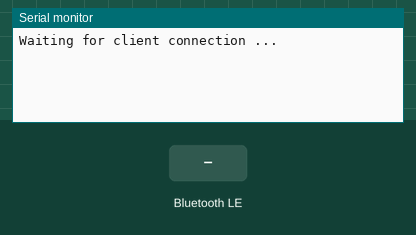
Recording of a sketch running on a simulated ESP32. Shown: the last lines printed to the serial monitor. The test bench sets the inputs (shaded band). Nothing arrives over Bluetooth unless stated; a phone connects over Bluetooth LE 3 s after start.

Above: at 1.2 s.
1.3 s: Bluetooth LE write "1" received
At 2.2 s:
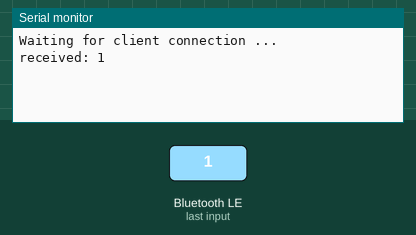
4.3 s: Bluetooth LE write "0" received
At 4.9 s:
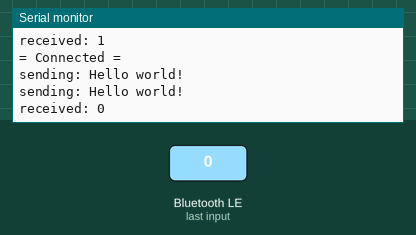
5.8 s: Bluetooth LE write "2" received
At 5.98 s:
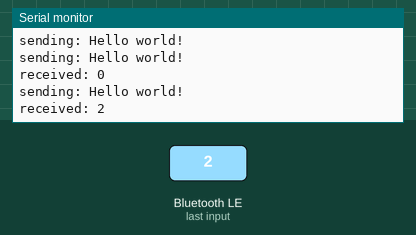

Measured:
- after the input at 1.3 s, the serial monitor: prints a new line after 0.05 s (image 1)
- after the input at 4.3 s, the serial monitor: prints a new line after 0.05 s (image 2)
- after the input at 5.8 s, the serial monitor: prints a new line after 0.05 s (image 3)

The sketch:

sample.ino
```cpp
#include <Arduino.h>

#include <BLEDevice.h>
#include <BLEServer.h>
#include <BLEUtils.h>
#include <BLE2902.h>

#define BAUDRATE 115200

#define SERVICE_UUID "6e400001-b5a3-f393-e0a9-e50e24dcca9e"
#define CHARACTERISTIC_UUID_RX "6E400002-B5A3-F393-E0A9-E50E24DCCA9E"
#define CHARACTERISTIC_UUID_TX "6E400003-B5A3-F393-E0A9-E50E24DCCA9E"

BLEServer *pServer;
BLEService *pService;
BLECharacteristic *pTxCharacteristic;
BLECharacteristic *pRxCharacteristic;

bool deviceConnected = false;
std::string rxValue = "";


void ble_send(std::string msg) {
  Serial.print("sending: ");
  Serial.println(msg.c_str());
  pTxCharacteristic->setValue((byte*)msg.c_str(), msg.size());
  pTxCharacteristic->notify();
}

void on_ble_receive(std::string msg) {
  // do nothing
}


class MyServerCallbacks : public BLEServerCallbacks
{
    void onConnect(BLEServer *pServer)
    {
        Serial.println("= Connected =");
        deviceConnected = true;
    }
    void onDisconnect(BLEServer *pServer)
    {
        Serial.println("= Disonnected =");
        deviceConnected = false;
    }
};

class MyCallbacks : public BLECharacteristicCallbacks
{
    void onWrite(BLECharacteristic *pCharacteristic)
    {
        Serial.print("received: ");
        rxValue = pCharacteristic->getValue();
        Serial.println(rxValue.c_str());
        on_ble_receive(rxValue);
    }
};

void setup()
{
    Serial.begin(BAUDRATE);

    BLEDevice::init("ESP32");
    pServer = BLEDevice::createServer();
    pServer->setCallbacks(new MyServerCallbacks());

    pService = pServer->createService(SERVICE_UUID);

    // TX
    pTxCharacteristic = pService->createCharacteristic(
        CHARACTERISTIC_UUID_TX,
        BLECharacteristic::PROPERTY_NOTIFY
    );
    pTxCharacteristic->addDescriptor(new BLE2902());

    // RX
    pRxCharacteristic = pService->createCharacteristic(
        CHARACTERISTIC_UUID_RX,
        BLECharacteristic::PROPERTY_WRITE
    );
    pRxCharacteristic->setCallbacks(new MyCallbacks());

    pService->start();
    pServer->getAdvertising()->start();

    Serial.println("Waiting for client connection ...");
}

void loop() {
    static unsigned long millis_last = 0;

    if (millis() - millis_last >= 1000) {
        millis_last = millis();

        if (deviceConnected) {
            char msg[] = "Hello world!\n";
            ble_send(msg);
        }
    }
}
```
